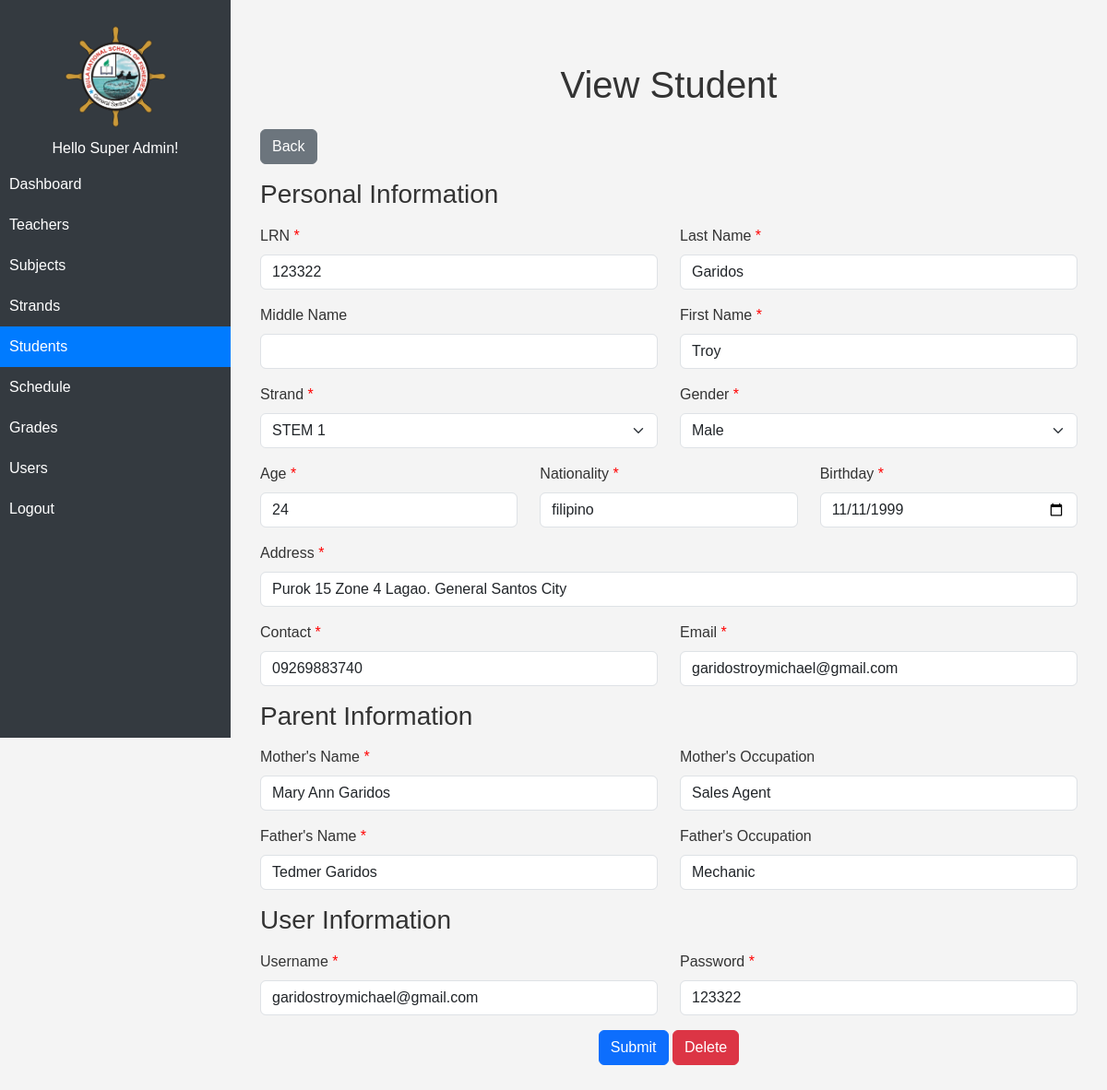
The page /modules/student/view.php?id=1 (signed in) on the database its author committed.
### tables this page shows
CREATE TABLE `student` (
  `id` int(11) NOT NULL,
  `lrn` varchar(100) NOT NULL,
  `first_name` varchar(100) NOT NULL,
  `middle_name` varchar(100) DEFAULT NULL,
  `last_name` varchar(100) NOT NULL,
  `gender` varchar(100) NOT NULL,
  `age` int(11) NOT NULL,
  `nationality` varchar(50) NOT NULL,
  `birthday` date NOT NULL,
  `address` varchar(255) NOT NULL,
  `contact` varchar(20) NOT NULL,
  `email` varchar(100) NOT NULL,
  `mothers_name` varchar(100) NOT NULL,
  `mothers_occupation` varchar(100) DEFAULT NULL,
  `fathers_name` varchar(100) NOT NULL,
  `fathers_occupation` varchar(100) DEFAULT NULL,
  `strand` varchar(100) NOT NULL,
  `username` varchar(100) NOT NULL,
  `password` varchar(255) NOT NULL,
  `del_status` enum('active','deleted') DEFAULT 'active',
  `created_at` timestamp NOT NULL DEFAULT current_timestamp(),
  `updated_at` timestamp NOT NULL DEFAULT current_timestamp() ON UPDATE current_timestamp()
);

### modules/student/view.php (the view, shortened to what this page needs)
<!DOCTYPE html>
<html lang="en">
<head>
  <link rel="stylesheet" href="../../assets/css/bootstrap5.3.0/bootstrap.min.css">
  <link rel="stylesheet" href="../../assets/css/navbar.css">
  <link rel="stylesheet" href="../../assets/css/styles.css">
</head>
<body>
<?php
include "../../db_conn.php";
if (isset($_GET['id'])) {
    $id = $_GET['id'];
    $query = "SELECT s.*, CONCAT(t.name) AS strand_name
    FROM student s
    LEFT JOIN strand t ON s.strand = t.id
    WHERE s.del_status != 'deleted' AND s.id = '$id'
    ORDER BY s.id DESC;";
    $result = mysqli_query($conn, $query);
    $student = mysqli_fetch_assoc($result);
} else {
    header("Location: index.php?error=No student ID specified.");
    exit();
}
?>
<?php include "../../navbar.php"; ?>
<div class="content" id="content">
<div class="container my-5">
  <h1 class="text-center mb-4">View Student</h1>
  <a href="index.php" class="btn btn-secondary mb-3">
    <i class="bi bi-arrow-left"></i> Back
  </a>
  <form action="update.php?id=<?php echo $student['id']; ?>" method="POST">
    <div class="row mb-3">
      <h3 class="mb-3">Personal Information</h3>
      <div class="col-md-6">
        <label for="lrn" class="form-label required">LRN</label>
        <input type="text" class="form-control" id="lrn" name="lrn" required
        value="<?php echo $student['lrn']; ?>">
      </div>
      <div class="col-md-6">
        <label for="last_name" class="form-label required">Last Name</label>
        <input type="text" class="form-control" id="last_name" name="last_name" required
        value="<?php echo $student['last_name']; ?>">
      </div>
    </div>
    <div class="row mb-3">
      <div class="col-md-6">
        <label for="middle_name" class="form-label">Middle Name</label>
        <input type="text" class="form-control" id="middle_name" name="middle_name"
        value="<?php echo $student['middle_name']; ?>">
      </div>
      <div class="col-md-6">
        <label for="first_name" class="form-label required">First Name</label>
        <input type="text" class="form-control" id="first_name" name="first_name" required
        value="<?php echo $student['first_name']; ?>">
      </div>
    </div>
    <div class="row mb-3">
      <div class="col-md-6">
        <label for="strand" class="form-label required">Strand</label>
        <select class="form-select" id="strand" name="strand" required>
          <option hidden value="<?php echo $student['strand']; ?>"><?php echo $student['strand_name']; ?></option>
        </select>
      </div>
      <div class="col-md-6">
        <label for="gender" class="form-label required">Gender</label>
        <select class="form-select" id="gender" name="gender" required>
          <option hidden value="<?php echo $student['gender']; ?>"><?php echo $student['gender']; ?></option>
        </select>
      </div>
    </div>
    <div class="row mb-3">
      <div class="col-md-4">
        <label for="age" class="form-label required">Age</label>
        <input type="number" class="form-control" id="age" name="age" required
        value="<?php echo $student['age']; ?>">
      </div>
      <div class="col-md-4">
        <label for="nationality" class="form-label required">Nationality</label>
        <input type="text" class="form-control" id="nationality" name="nationality" required
        value="<?php echo $student['nationality']; ?>">
      </div>
      <div class="col-md-4">
        <label for="birthday" class="form-label required">Birthday</label>
        <input type="date" class="form-control" id="birthday" name="birthday" required
        value="<?php echo $student['birthday']; ?>">
      </div>
    </div>
    <div class="mb-3">
      <label for="address" class="form-label required">Address</label>
      <input type="text" class="form-control" id="address" name="address" required
      value="<?php echo $student['address']; ?>">
    </div>
    <div class="row mb-3">
      <div class="col-md-6">
        <label for="contact" class="form-label required">Contact</label>
        <input type="text" class="form-control" id="contact" name="contact" required
        value="<?php echo $student['contact']; ?>">
      </div>
      <div class="col-md-6">
        <label for="email" class="form-label required">Email</label>
        <input type="email" class="form-control" id="email" name="email" required
        value="<?php echo $student['email']; ?>">
      </div>
    </div>
    <h3 class="mb-3">Parent Information</h3>
    <div class="row mb-3">
      <div class="col-md-6">
        <label for="mothers_name" class="form-label required">Mother's Name</label>
        <input type="text" class="form-control" id="mothers_name" name="mothers_name" required
        value="<?php echo $student['mothers_name']; ?>">
      </div>
      <div class="col-md-6">
        <label for="mothers_occupation" class="form-label">Mother's Occupation</label>
        <input type="text" class="form-control" id="mothers_occupation" name="mothers_occupation"
        value="<?php echo $student['mothers_occupation']; ?>">
      </div>
    </div>
    <div class="row mb-3">
      <div class="col-md-6">
        <label for="fathers_name" class="form-label required">Father's Name</label>
        <input type="text" class="form-control" id="fathers_name" name="fathers_name" required
        value="<?php echo $student['fathers_name']; ?>">
      </div>
      <div class="col-md-6">
        <label for="fathers_occupation" class="form-label">Father's Occupation</label>
        <input type="text" class="form-control" id="fathers_occupation" name="fathers_occupation"
        value="<?php echo $student['fathers_occupation']; ?>">
      </div>
    </div>
    <h3 class="mb-3">User Information</h3>
        <div class="row mb-3">
          <div class="col-md-6">
            <label for="username" class="form-label required">Username</label>
            <input type="text" class="form-control" id="username" name="username" required readonly
            value="<?php echo $student['username']; ?>">
          </div>
          <div class="col-md-6">
            <label for="password" class="form-label required">Password</label>
            <input type="text" class="form-control" id="password" name="password" readonly
            value="<?php echo $student['password']; ?>">
          </div>
        </div>
    <div class="text-center">
      <button type="submit" class="btn btn-primary">Submit</button>
      <button type="button" class="btn btn-danger" id="deleteButton">
        <i class="bi bi-trash"></i> Delete
      </button>
    </div>
  </form>
</div>
</body>
</html>

### assets/css/navbar.css (style rules this page uses)
.content { margin-left: 250px; padding: 20px; }

### assets/css/styles.css (style rules this page uses)
body { font-family: Arial, sans-serif; background-color: #f4f4f4; color: #333; }
.required::after { content: " *"; color: red; }

### rows shown on the page
student: lrn "123322", last_name "Garidos", first_name "Troy", gender "Male", age "24", nationality "filipino", birthday "11/11/1999", address "Purok 15 Zone 4 Lagao. General Santos City", contact "09269883740", email "garidostroymichael@gmail.com", mothers_name "Mary Ann Garidos", mothers_occupation "Sales Agent", fathers_name "Tedmer Garidos", fathers_occupation "Mechanic", username "garidostroymichael@gmail.com", password "123322"

### other values the page prints
$name "Super Admin"
form field strand "STEM 1"
